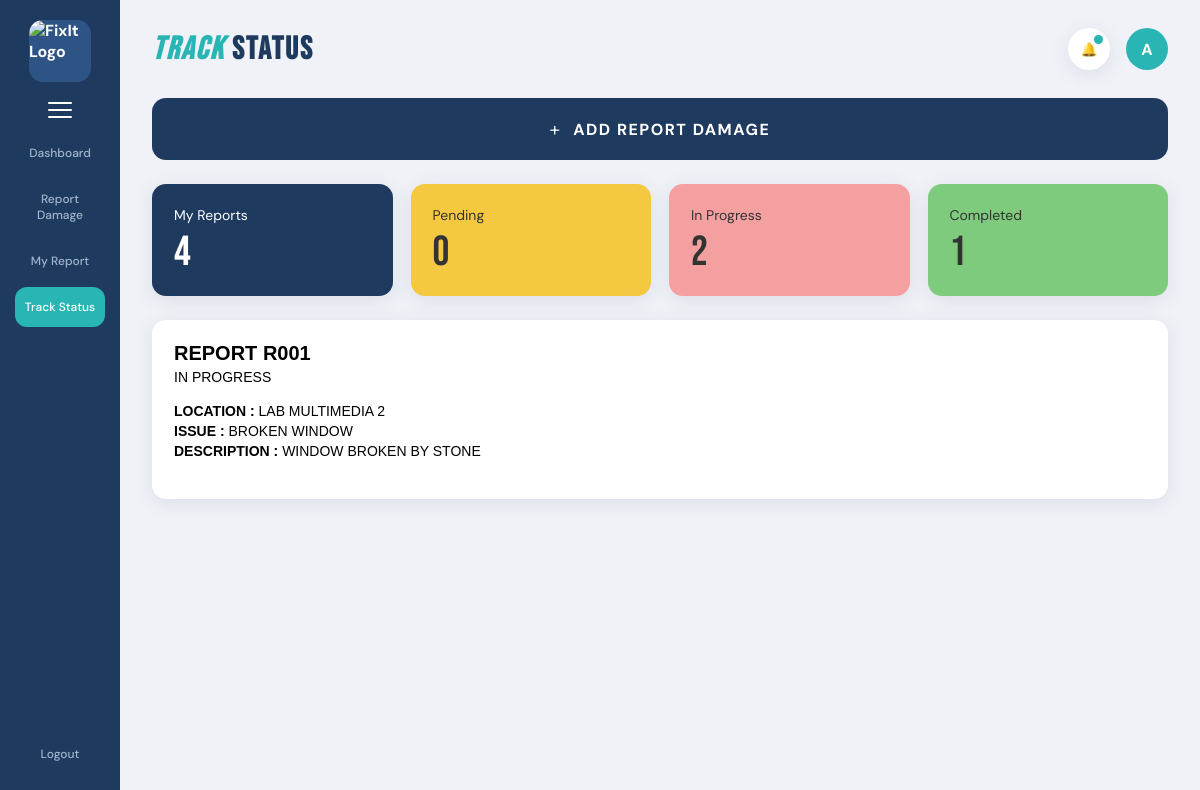
Page /trackstatus.php?id=R001 (signed in) on the committed database.
### tables this page shows
CREATE TABLE `report` (
  `reportID` varchar(100) NOT NULL,
  `adminID` varchar(50) DEFAULT NULL,
  `userID` varchar(50) NOT NULL,
  `staffID` varchar(50) DEFAULT NULL,
  `title` varchar(150) DEFAULT NULL,
  `description` text DEFAULT NULL,
  `DateReported` datetime DEFAULT current_timestamp(),
  `status` enum('Pending','In Progress','Completed','Rejected') DEFAULT 'Pending',
  `location` varchar(255) DEFAULT NULL,
  `attachment` varchar(255) DEFAULT NULL,
  `proof_photo` varchar(255) DEFAULT NULL,
  `reject_reason` text DEFAULT NULL
);

### trackstatus.php (the view, shortened to what this page needs)
<?php
require 'db_connect.php';
$userID = $_SESSION['user_id'];
$initial = strtoupper(substr($_SESSION['name'], 0, 1));
$report = null;
if (isset($_GET['id'])) {
    $reportID = $_GET['id'];
    $stmt = $conn->prepare("SELECT reportID, title, description, location, status, attachment, DateReported FROM report WHERE reportID = ? AND userID = ?");
    $stmt->bind_param("ss", $reportID, $userID);
    $stmt->execute();
    $result = $stmt->get_result();
    $report = $result->fetch_assoc();
}
$totalReports = 0;
$pending = 0;
$inProgress = 0;
$completed = 0;
$statsStmt = $conn->prepare("SELECT status, COUNT(*) as count FROM report WHERE userID = ? GROUP BY status");
$statsStmt->bind_param("s", $userID);
$statsStmt->execute();
$statsResult = $statsStmt->get_result();
while ($row = $statsResult->fetch_assoc()) {
    $totalReports += $row['count'];
    if ($row['status'] === 'In Progress') $inProgress = $row['count'];
    if ($row['status'] === 'Completed') $completed = $row['count'];
}
?>
<!DOCTYPE html>
<html lang="en">
<head>
    <link rel="stylesheet" href="style.css">
</head>
<body>
    <aside class="sidebar">
        <div class="sidebar-logo">
            <img src="FixIt_Logo.png" alt="FixIt Logo">
        </div>
        <button class="sidebar-menu-btn">
            <span></span>
            <span></span>
            <span></span>
        </button>
        <nav>
            <a href="userdb.php" class="nav-item">
    Dashboard
</a>
<a href="reportdamage.php" class="nav-item">
    Report Damage
</a>
<a href="myreport.php" class="nav-item">
    My Report
</a>
<a href="trackstatus.php" class="nav-item active">
    Track Status
</a>
        </nav>
        <a href="logout.php" class="nav-item">
            Logout
        </a>
    </aside>
    <main class="main">
        <header class="topbar">
            <h1 class="topbar-title">
                <em>TRACK</em> STATUS
            </h1>
            <div class="topbar-actions">
                <button class="icon-btn">
                    🔔
                    <span class="notif-dot"></span>
                </button>
                <div class="avatar">
                    <?php echo htmlspecialchars($initial); ?>
                </div>
            </div>
        </header>
        <section class="add-report-section">
            <a href="reportdamage.php" style="text-decoration: none;">
                <button class="add-report-btn">
                    <span style="font-size: 20px; font-weight: 300;">+</span>
                     ADD REPORT DAMAGE
                </button>
            </a>
        </section>
        <section class="stat-cards">
            <div class="stat-card blue">
                <div class="stat-info">
                    <span class="stat-label">My Reports</span>
                    <span class="stat-value"><?php echo $totalReports; ?></span>
                </div>
            </div>
            <div class="stat-card yellow">
                <div class="stat-info">
                    <span class="stat-label">Pending</span>
                    <span class="stat-value"><?php echo $pending; ?></span>
                </div>
            </div>
            <div class="stat-card pink">
                <div class="stat-info">
                    <span class="stat-label">In Progress</span>
                    <span class="stat-value"><?php echo $inProgress; ?></span>
                </div>
            </div>
            <div class="stat-card green">
                <div class="stat-info">
                    <span class="stat-label">Completed</span>
                    <span class="stat-value"><?php echo $completed; ?></span>
                </div>
            </div>
        </section>
        <section class="table-card">
            <?php if (!$report): ?>
                <p style="color:#7a869a;">
                    <?php echo isset($_GET['id']) ? "Report not found." : "Select a report from "; ?>
                    <?php if (!isset($_GET['id'])): ?><a href="myreport.php">My Report</a> to track its status.<?php endif; ?>
                </p>
            <?php else: ?>
                <h2 class="report-title">REPORT <?php echo htmlspecialchars($report['reportID']); ?></h2>
                <p class="report-status-text"><?php echo htmlspecialchars(strtoupper($report['status'])); ?></p>
                <div class="report-detail-grid">
                    <div class="detail-item">
                        <span class="detail-label">LOCATION :</span>
                        <span class="detail-value"> <?php echo htmlspecialchars(strtoupper($report['location'])); ?></span>
                    </div>
                    <div class="detail-item">
                        <span class="detail-label">ISSUE :</span>
                        <span class="detail-value"> <?php echo htmlspecialchars(strtoupper($report['title'])); ?></span>
                    </div>
                    <div class="detail-item">
                        <span class="detail-label">DESCRIPTION :</span>
                        <span class="detail-value"> <?php echo htmlspecialchars(strtoupper($report['description'])); ?></span>
                    </div>
                </div>
            <?php endif; ?>
        </section>
    </main>
</body>
</html>

### style.css (style rules this page uses)
:root { --sidebar-bg: #1e3a5f; --primary: #1e3a5f; --teal: #2ab5b5; --card-blue: #1e3a5f; --card-yellow: #f5c842; --card-pink: #f5a0a0; --card-green: #7ecb7e; --bg: #f0f2f7; --white: #ffffff; --text: #1a1a2e; --text-muted: #7a869a; --border: #e0e4ed; --status-green: #28a745; --status-yellow: #f5a623; --status-blue: #1e6fb5; --status-red: #a83232; --shadow: 0 4px 20px rgba(30, 58, 95, .10); --radius: 14px; }
* { margin: 0; padding: 0; box-sizing: border-box; }
body { font-family: 'DM Sans', sans-serif; background: var(--bg); color: var(--text); display: flex; min-height: 100vh; }
a { text-decoration: none; }
.sidebar { width: 120px; background: var(--sidebar-bg); position: fixed; top: 0; left: 0; bottom: 0; display: flex; flex-direction: column; align-items: center; padding: 20px 0; z-index: 100; }
.sidebar-logo { width: 62px; height: 62px; background: #2e5485; border-radius: 14px; display: flex; justify-content: center; align-items: center; color: #fff; font-weight: 700; margin-bottom: 20px; }
.sidebar-logo img { width: 100%; height: 100%; object-fit: cover; border-radius: 14px; }
.sidebar-menu-btn { border: none; background: none; cursor: pointer; display: flex; flex-direction: column; gap: 5px; margin-bottom: 15px; }
.sidebar-menu-btn span { width: 24px; height: 2px; background: white; border-radius: 5px; }
.sidebar nav { width: 100%; display: flex; flex-direction: column; align-items: center; }
.nav-item { width: 90px; text-align: center; padding: 12px 8px; margin-bottom: 6px; border-radius: 12px; color: #a0b4cc; font-size: 12px; font-weight: 500; transition: .3s; }
.nav-item.active { background: var(--teal); color: white; }
.main { flex: 1; margin-left: 120px; padding: 28px 32px; }
.topbar { display: flex; justify-content: space-between; align-items: center; margin-bottom: 28px; }
.topbar-title { font-size: 32px; letter-spacing: 2px; font-family: 'Bebas Neue', sans-serif; color: var(--primary); }
.topbar-title em { color: var(--teal); }
.topbar-actions { display: flex; align-items: center; gap: 16px; }
.icon-btn { width: 42px; height: 42px; border: none; border-radius: 50%; background: white; cursor: pointer; display: flex; justify-content: center; align-items: center; position: relative; box-shadow: var(--shadow); }
.notif-dot { width: 9px; height: 9px; position: absolute; top: 7px; right: 7px; border-radius: 50%; background: var(--teal); }
.avatar { width: 42px; height: 42px; border-radius: 50%; background: var(--teal); color: white; display: flex; justify-content: center; align-items: center; font-weight: 700; }
.stat-cards { display: grid; grid-template-columns: repeat(4, 1fr); gap: 18px; margin-bottom: 24px; }
.stat-card { border-radius: var(--radius); padding: 22px; box-shadow: var(--shadow); color: white; }
.stat-card.blue { background: var(--card-blue); }
.stat-card.yellow { background: var(--card-yellow); color: #333; }
.stat-card.pink { background: var(--card-pink); color: #333; }
.stat-card.green { background: var(--card-green); color: #333; }
.stat-label { display: block; margin-bottom: 8px; font-size: 14px; }
.stat-value { font-size: 42px; line-height: 1; font-family: 'Bebas Neue', sans-serif; }
.add-report-btn { width: 100%; background: var(--primary); color: white; border: none; border-radius: var(--radius); padding: 18px 28px; font-size: 16px; font-weight: 700; font-family: 'DM Sans', sans-serif; cursor: pointer; letter-spacing: 1.5px; display: flex; align-items: center; justify-content: center; gap: 12px; margin-bottom: 24px; transition: opacity 0.15s; }
.card, .table-card { background: white; border-radius: var(--radius); box-shadow: var(--shadow); }
.table-card { padding: 22px; }
.track-header h2, .report-title { font-family: 'Arial MT Pro', Arial, sans-serif; font-size: 20px; font-weight: bold; color: #000000; margin-bottom: 4px; }
.report-status-text { font-family: 'Arial MT Pro', Arial, sans-serif; font-size: 14px; color: #000000; margin-bottom: 18px; }
.report-detail-grid { display: flex; flex-direction: column; gap: 4px; margin-bottom: 18px; }
.detail-item { font-family: 'Arial MT Pro', Arial, sans-serif; font-size: 14px; color: #000000; }
.detail-label { font-weight: bold; }
.detail-value { font-weight: normal; }

### rows in the picture
report: reportID "R001", status "IN PROGRESS", location "LAB MULTIMEDIA 2", title "BROKEN WINDOW", description "WINDOW BROKEN BY STONE"

### other values in the picture
$initial "A"
$totalReports "4"
$pending "0"
$inProgress "2"
$completed "1"
